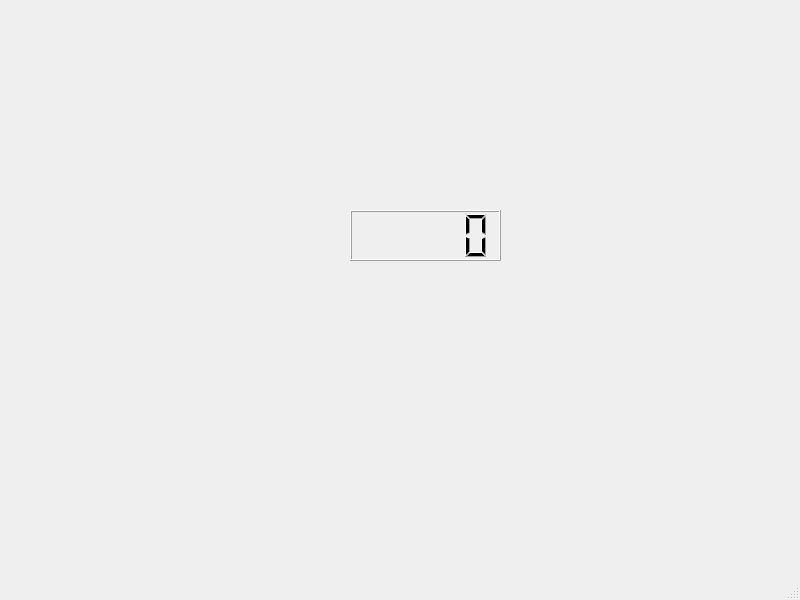
<?xml version="1.0" encoding="UTF-8"?>
<ui version="4.0">
 <class>MainWindow</class>
 <widget class="QMainWindow" name="MainWindow">
  <property name="geometry">
   <rect>
    <x>0</x>
    <y>0</y>
    <width>800</width>
    <height>600</height>
   </rect>
  </property>
  <property name="windowTitle">
   <string>MainWindow</string>
  </property>
  <widget class="QWidget" name="centralwidget">
   <widget class="QLCDNumber" name="lcdNumber">
    <property name="geometry">
     <rect>
      <x>350</x>
      <y>210</y>
      <width>151</width>
      <height>51</height>
     </rect>
    </property>
   </widget>
  </widget>
  <widget class="QMenuBar" name="menubar">
   <property name="geometry">
    <rect>
     <x>0</x>
     <y>0</y>
     <width>800</width>
     <height>22</height>
    </rect>
   </property>
  </widget>
  <widget class="QStatusBar" name="statusbar"/>
 </widget>
 <resources/>
 <connections/>
</ui>
